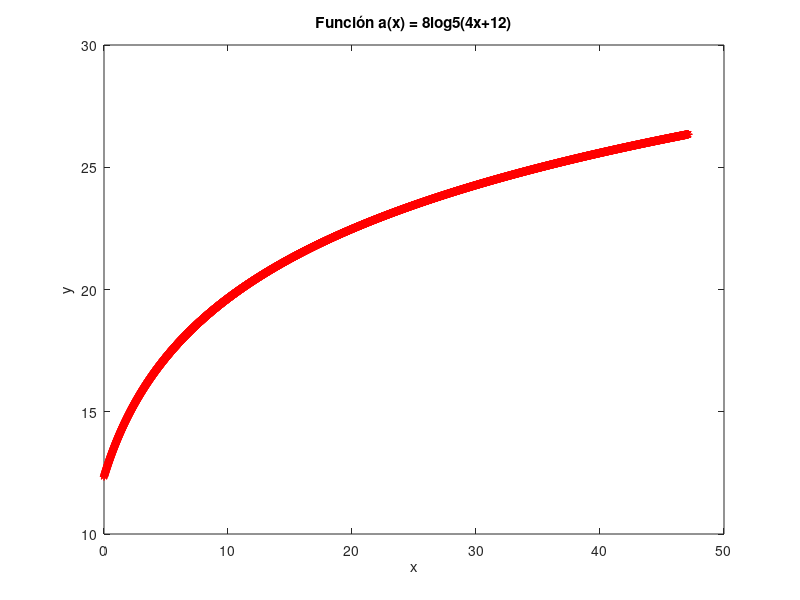
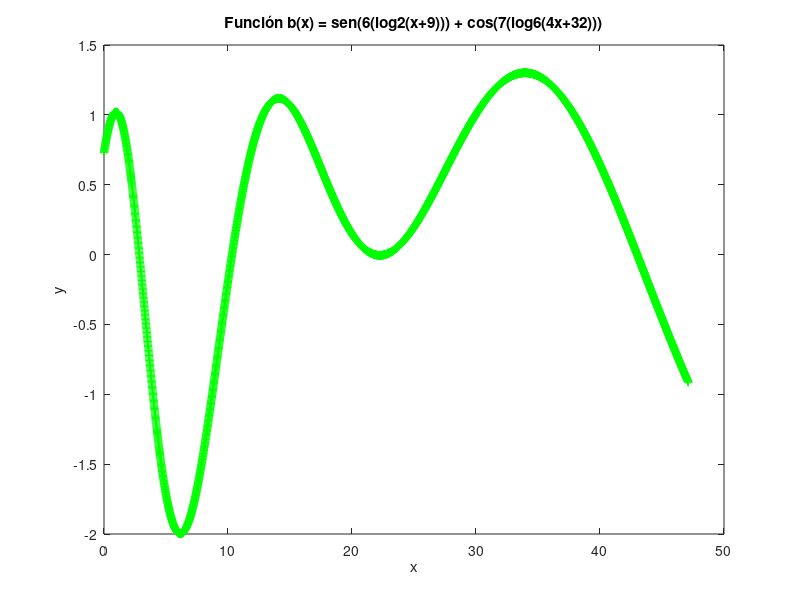
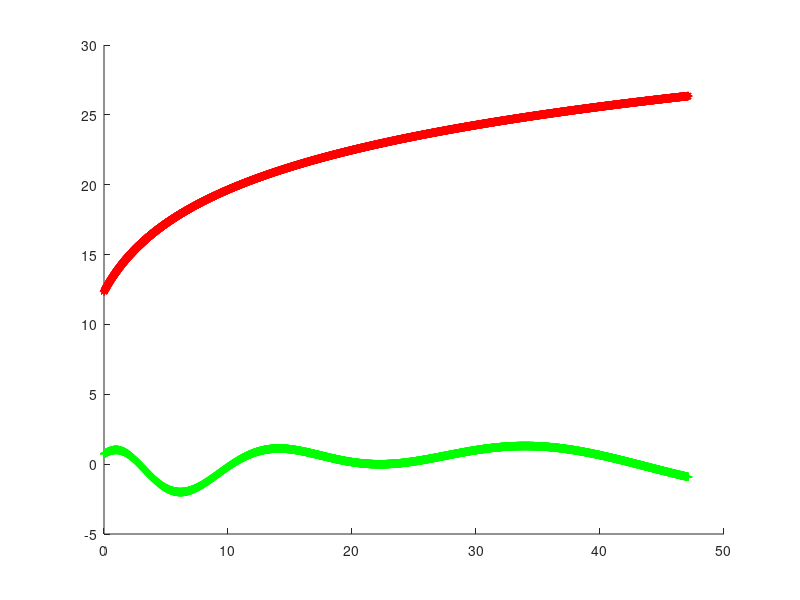
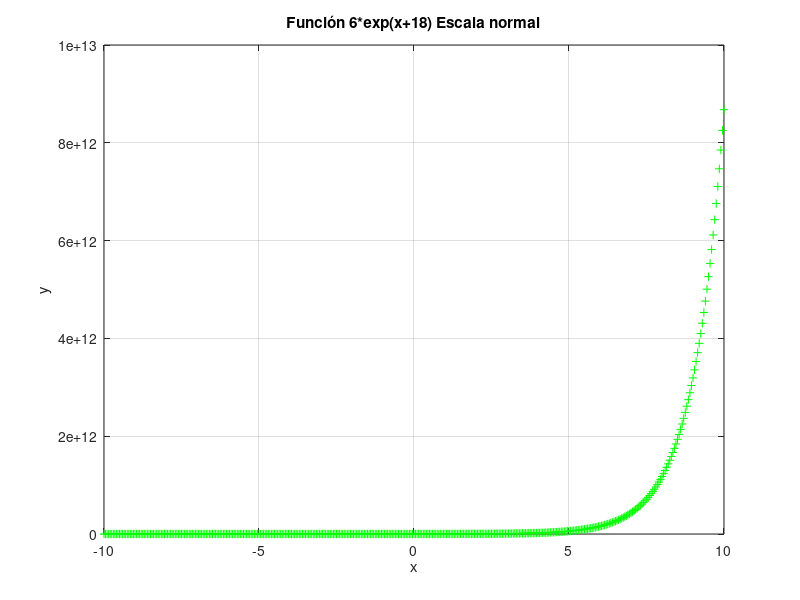

Reproduce these figures in MATLAB, in order.
format
%Laboratorio 1 Modelacion y Simulacion 1-2020
%Integrantes: Maximiliano Arevalo - Benjamin Muñoz

%--------------------------Primera parte-------------------------
%Graficar las funciones por separado:

%a(x) = 8log5(4x+12) (en rojo con *) intervalo [0,15pi] espacio de 0.01
x1 = 0:0.01:15*pi;
a = 8*(log(4*x1+12)/log(5)); %se aplica la propiedad de logaritmo para obtener log5(x)

%Grafico de la primera funcion
figure
plot(x1,a,'r *');
title('Función a(x) = 8log5(4x+12)');
ylabel('y');
xlabel('x');
%plot(x1,a,'r *');


%b(x) = sen(6(log2(x+9))) + cos(7(log6(4x+32))) (en verde con +)
x2 = 0:0.01:15*pi;
b = sin(6*(log2(x2+9))) + cos(7*(log(4*x2+32)/log(6)));

%Grafico de la segunda funcion
figure
plot(x2,b,'g +');
title ('Función b(x) = sen(6(log2(x+9))) + cos(7(log6(4x+32)))');
ylabel('y');
xlabel('x');




%Ambos juntos
figure
hold on;
plot(x1,a,'r *');

plot(x2,b,'g +');

hold off;


%Escala normal
x3 = -10:0.05:10;
c = 6 * exp(x3+18);
figure
plot(x3,c,'g+');
title('Función 6*exp(x+18) Escala normal');
ylabel('y');
xlabel('x');
grid on;
%Escala logaritmica
figure
semilogy(x3,c,'r-');
title('Función 6*exp(x+18) Escala Logarítmica');
ylabel('y');
xlabel('x');
grid on;


%f1 = @(x) x^3 - 3*x + 2;
%xOut = newtonRaphson(f1,15,10^-8,5);
%xOut
